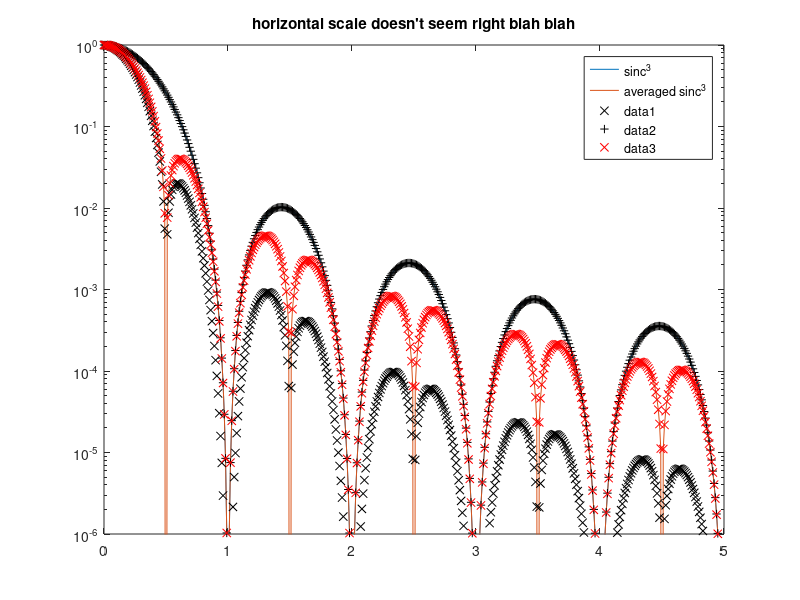

Write MATLAB code to recreate this figure.
%fmod=2e6;
osr=512;
%fdata=fmod/osr;
sinccore=ones(1,osr)/osr;
order=3;
insz=(osr*(order+1)-order+1);
%f=(0:100:ceil(fdata*5))/fdata;
f=0:0.01:5;
t=(1:insz)'/osr;
A=exp(2*pi*i*t*f);

for o=1:order
 B=[];
 for n=1:size(f,2)
  B(:,size(B,2)+1)=conv(A(:,n),ones(1,osr)/osr,'full')((osr):end-(osr-1));
 endfor
 A=B;
endfor

hold off;
semilogy(f,abs(A(1,:)),f,abs(0.5*(A(1,:)+A(osr+1,:))));
axis([0,max(f),1e-6,1]);
legend(sprintf('sinc^%i',order),sprintf('averaged sinc^%i',order))
title("horizontal scale doesn't seem right blah blah");
hold on;
semilogy(f,abs(sinc(f).^3.*sinc(2*f)),'kx');
semilogy(f,abs(sinc(f).^3),'k+');
semilogy(f,abs(sinc(f).^2.*sinc(2*f)),'rx'); %it matches!

